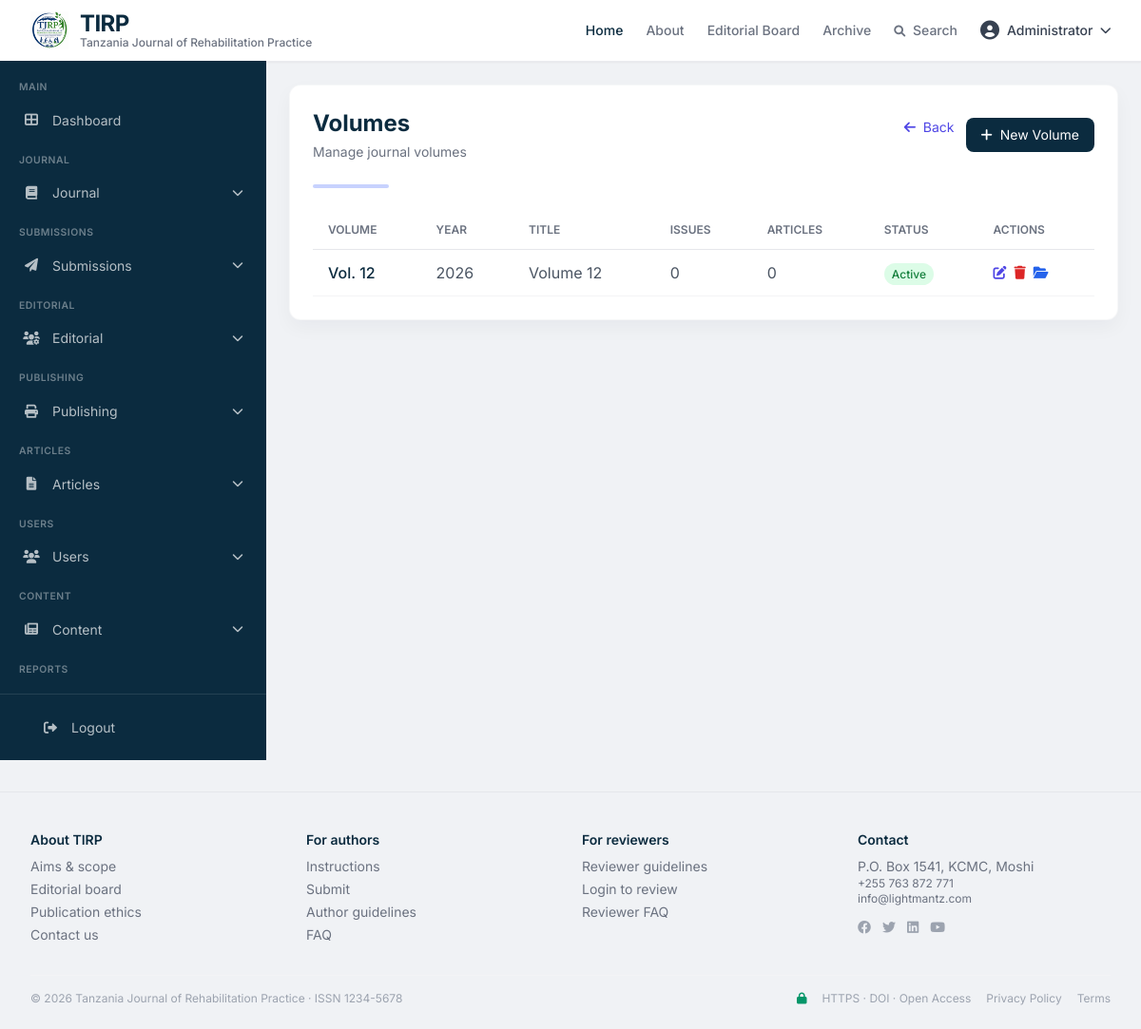
Page /admin?action=volumes (signed in) on the committed database.
### tables this page shows
CREATE TABLE users (
    id INT PRIMARY KEY AUTO_INCREMENT,
    email VARCHAR(255) UNIQUE NOT NULL,
    password_hash VARCHAR(255) NOT NULL,
    full_name VARCHAR(255) NOT NULL,
    role ENUM('admin', 'editor', 'reviewer', 'author', 'reader') DEFAULT 'reader',
    institution VARCHAR(255),
    country VARCHAR(100),
    orcid_id VARCHAR(50),
    bio TEXT,
    avatar VARCHAR(255),
    email_verified BOOLEAN DEFAULT FALSE,
    is_active BOOLEAN DEFAULT TRUE,
    created_at TIMESTAMP DEFAULT CURRENT_TIMESTAMP,
    updated_at TIMESTAMP DEFAULT CURRENT_TIMESTAMP ON UPDATE CURRENT_TIMESTAMP,
    last_login TIMESTAMP NULL,
    remember_token VARCHAR(100),
    INDEX idx_email (email),
    INDEX idx_role (role)
);

CREATE TABLE volumes (
    id INT PRIMARY KEY AUTO_INCREMENT,
    volume_number INT NOT NULL,
    year INT NOT NULL,
    title VARCHAR(255),
    description TEXT,
    cover_image VARCHAR(255),
    is_active BOOLEAN DEFAULT TRUE,
    created_at TIMESTAMP DEFAULT CURRENT_TIMESTAMP,
    updated_at TIMESTAMP DEFAULT CURRENT_TIMESTAMP ON UPDATE CURRENT_TIMESTAMP,
    UNIQUE KEY unique_volume_year (volume_number, year),
    INDEX idx_volume (volume_number),
    INDEX idx_year (year)
);

CREATE TABLE settings (
    id INT PRIMARY KEY AUTO_INCREMENT,
    setting_key VARCHAR(100) UNIQUE NOT NULL,
    setting_value TEXT,
    setting_group VARCHAR(50) DEFAULT 'general',
    description TEXT,
    created_at TIMESTAMP DEFAULT CURRENT_TIMESTAMP,
    updated_at TIMESTAMP DEFAULT CURRENT_TIMESTAMP ON UPDATE CURRENT_TIMESTAMP,
    INDEX idx_key (setting_key)
);

### includes/functions.php (called while the page is built, shortened)
<?php
function getDB() {
    static $db = null;
    if ($db === null) {
        $configFile = __DIR__ . '/../config/database.php';
        try {
            if (file_exists($configFile)) {
                $config = require_once $configFile;
                $dsn = "mysql:host={$config['host']};dbname={$config['database']};charset={$config['charset']}";
                $db = new PDO($dsn, $config['username'], $config['password'], $config['options'] ?? []);
            } else {
                $dsn = "mysql:host=localhost;dbname=tirp;charset=utf8mb4";
                $db = new PDO($dsn, 'root', '');
                $db->setAttribute(PDO::ATTR_ERRMODE, PDO::ERRMODE_EXCEPTION);
                $db->setAttribute(PDO::ATTR_DEFAULT_FETCH_MODE, PDO::FETCH_ASSOC);
            }
        } catch (PDOException $e) {
            die("Database connection failed: " . $e->getMessage());
        }
    }
    return $db;
}
function isLoggedIn() {
    return isset($_SESSION['user_id']) && !empty($_SESSION['user_id']);
}
function getSetting($key) {
    try {
        $db = getDB();
        $stmt = $db->prepare("SELECT setting_value FROM settings WHERE setting_key = ?");
        $stmt->execute([$key]);
        $result = $stmt->fetch();
        if ($result) {
            return $result['setting_value'];
        }
    } catch (PDOException $e) {
    }
    $settings = [
        'journal_issn' => '9877-476533',
        'journal_title' => 'Tanzania Journal of Rehabilitation Practice',
        'contact_email' => 'info@lightmantz.com',
        'contact_phone' => '+255 763 872 771',
        'contact_address' => 'P.O. Box 1541, KCMC, Moshi'
    ];
    return isset($settings[$key]) ? $settings[$key] : null;
}
function getVolumes() {
    $db = getDB();
    $stmt = $db->query("SELECT * FROM volumes ORDER BY volume_number DESC");
    return $stmt->fetchAll();
}
?>

### includes/auth.php (called while the page is built, shortened)
<?php
function getCurrentUser() {
    $userId = $_SESSION['user_id'];
    $db = getDB();
    $stmt = $db->prepare("SELECT * FROM users WHERE id = ? AND is_active = 1");
    $stmt->execute([$userId]);
    $user = $stmt->fetch();
    if ($user) {
        return $user;
    }
    return null;
}
?>

### modules/admin/pages/volumes.php (the view, shortened to what this page needs)
<?php
$volumes = getVolumes();
?>
<div class="bg-white rounded-xl shadow-card p-6 border border-gray-100/70">
    <div class="flex items-center justify-between mb-6">
        <div>
            <h2 class="text-2xl font-bold text-[#0b2b3f]">Volumes</h2>
            <p class="text-gray-500 text-sm mt-1">Manage journal volumes</p>
        </div>
        <div class="flex gap-3">
            <a href="/jms/admin" class="text-indigo-600 hover:text-indigo-800 text-sm">
                <i class="fas fa-arrow-left mr-1"></i> Back
            </a>
            <button onclick="openCreateModal()" class="bg-[#0b2b3f] text-white px-4 py-2 rounded-lg hover:bg-[#123a4f] transition text-sm">
                <i class="fas fa-plus mr-1"></i> New Volume
            </button>
        </div>
    </div>
    <div class="h-1 w-20 bg-indigo-200 rounded-full mb-6"></div>
    <?php if (empty($volumes)): ?>
        <div class="text-center py-12">
            <i class="fas fa-layer-group text-5xl text-gray-300 mb-4"></i>
            <p class="text-gray-500">No volumes created yet.</p>
            <button onclick="openCreateModal()" class="mt-3 bg-[#0b2b3f] text-white px-6 py-2 rounded-lg hover:bg-[#123a4f] transition">
                <i class="fas fa-plus mr-2"></i> Create First Volume
            </button>
        </div>
    <?php else: ?>
        <div class="overflow-x-auto">
            <table class="w-full">
                <thead>
                    <tr class="border-b border-gray-200">
                        <th class="text-left py-3 px-4 text-xs font-semibold text-gray-500 uppercase">Volume</th>
                        <th class="text-left py-3 px-4 text-xs font-semibold text-gray-500 uppercase">Year</th>
                        <th class="text-left py-3 px-4 text-xs font-semibold text-gray-500 uppercase">Title</th>
                        <th class="text-left py-3 px-4 text-xs font-semibold text-gray-500 uppercase">Issues</th>
                        <th class="text-left py-3 px-4 text-xs font-semibold text-gray-500 uppercase">Articles</th>
                        <th class="text-left py-3 px-4 text-xs font-semibold text-gray-500 uppercase">Status</th>
                        <th class="text-left py-3 px-4 text-xs font-semibold text-gray-500 uppercase">Actions</th>
                    </tr>
                </thead>
                <tbody>
                    <?php foreach ($volumes as $volume): ?>
                    <tr class="border-b border-gray-100 hover:bg-gray-50 transition">
                        <td class="py-3 px-4 font-medium text-[#0b2b3f]">Vol. <?= $volume['volume_number'] ?></td>
                        <td class="py-3 px-4 text-gray-600"><?= $volume['year'] ?></td>
                        <td class="py-3 px-4 text-gray-600"><?= htmlspecialchars($volume['title'] ?? '-') ?></td>
                        <td class="py-3 px-4 text-gray-600"><?= $volume['issue_count'] ?? 0 ?></td>
                        <td class="py-3 px-4 text-gray-600"><?= $volume['article_count'] ?? 0 ?></td>
                        <td class="py-3 px-4">
                            <span class="px-2 py-1 rounded-full text-xs font-medium <?= $volume['is_active'] ? 'bg-green-100 text-green-700' : 'bg-gray-100 text-gray-600' ?>">
                                <?= $volume['is_active'] ? 'Active' : 'Inactive' ?>
                            </span>
                        </td>
                        <td class="py-3 px-4">
                            <div class="flex gap-2">
                                <button onclick="openEditModal(<?= htmlspecialchars(json_encode($volume)) ?>)"
                                        class="text-indigo-600 hover:text-indigo-800 text-sm">
                                    <i class="fas fa-edit"></i>
                                </button>
                                <button onclick="deleteVolume(<?= $volume['id'] ?>)"
                                        class="text-red-600 hover:text-red-800 text-sm">
                                    <i class="fas fa-trash"></i>
                                </button>
                                <a href="/jms/admin?action=issues&volume_id=<?= $volume['id'] ?>"
                                   class="text-blue-600 hover:text-blue-800 text-sm">
                                    <i class="fas fa-folder-open"></i>
                                </a>
                            </div>
                        </td>
                    </tr>
                    <?php endforeach; ?>
                </tbody>
            </table>
        </div>
    <?php endif; ?>
</div>

### includes/header.php (shortened to what this page needs)
<?php
$currentUser = getCurrentUser();
?>
<header class="bg-white border-b border-gray-200/80 sticky top-0 z-30 shadow-sm">
    <div class="max-w-7xl mx-auto px-4 sm:px-6 lg:px-8 flex items-center justify-between h-16">
        <div class="flex items-center gap-2">
            <a href="<?= SITE_URL ?>?page=home" class="flex items-center gap-3">
                <img src="<?= SITE_URL ?>resources/images/tjr.png" alt="TIRP Logo" class="h-10 w-auto object-contain">
                <div class="flex flex-col">
                    <span class="text-2xl font-bold text-[#0b2b3f] tracking-tight leading-none">TIRP</span>
                    <span class="hidden sm:inline text-xs font-medium text-gray-500 leading-tight">Tanzania Journal of Rehabilitation Practice</span>
                </div>
            </a>
        </div>
        <nav class="flex items-center gap-6 text-sm font-medium">
            <a href="<?= SITE_URL ?>?page=home" class="text-[#0b2b3f] hover:text-indigo-700 transition">Home</a>
            <a href="<?= SITE_URL ?>?page=about" class="text-gray-500 hover:text-[#0b2b3f] transition">About</a>
            <a href="<?= SITE_URL ?>?page=editorial" class="text-gray-500 hover:text-[#0b2b3f] transition">Editorial Board</a>
            <a href="<?= SITE_URL ?>?page=archive" class="text-gray-500 hover:text-[#0b2b3f] transition">Archive</a>
            <a href="<?= SITE_URL ?>?page=search" class="text-gray-500 hover:text-[#0b2b3f] transition"><i class="fas fa-search mr-1 text-xs"></i> Search</a>
            <?php if (isLoggedIn()): ?>
                <div class="relative group">
                    <button class="flex items-center gap-2 text-gray-700 hover:text-[#0b2b3f]">
                        <i class="fas fa-user-circle text-xl"></i>
                        <span><?= htmlspecialchars($currentUser['full_name']) ?></span>
                        <i class="fas fa-chevron-down text-xs"></i>
                    </button>
                </div>
            <?php else: ?>
                <a href="<?= SITE_URL ?>?page=login" class="text-gray-500 hover:text-[#0b2b3f] transition">Login</a>
                <a href="<?= SITE_URL ?>?page=register" class="bg-[#0b2b3f] text-white px-4 py-2 rounded-lg text-sm font-semibold hover:bg-[#123a4f] transition shadow-sm">Register</a>
            <?php endif; ?>
        </nav>
    </div>
</header>

### includes/footer.php (shortened to what this page needs)
<footer class="max-w-7xl mx-auto px-4 sm:px-6 lg:px-8 border-t border-gray-200 pt-10 pb-6 text-sm text-gray-500 mt-8">
    <div class="grid grid-cols-2 md:grid-cols-4 gap-6">
        <div>
            <h5 class="font-semibold text-[#0b2b3f]">About TIRP</h5>
            <ul class="mt-2 space-y-1">
                <li><a href="<?= SITE_URL ?>?page=about" class="hover:text-[#0b2b3f] transition-colors">Aims & scope</a></li>
                <li><a href="<?= SITE_URL ?>?page=editorial" class="hover:text-[#0b2b3f] transition-colors">Editorial board</a></li>
                <li><a href="<?= SITE_URL ?>?page=publication-ethics" class="hover:text-[#0b2b3f] transition-colors">Publication ethics</a></li>
                <li><a href="<?= SITE_URL ?>?page=contact" class="hover:text-[#0b2b3f] transition-colors">Contact us</a></li>
            </ul>
        </div>
        <div>
            <h5 class="font-semibold text-[#0b2b3f]">For authors</h5>
            <ul class="mt-2 space-y-1">
                <li><a href="<?= SITE_URL ?>?page=author-guidelines" class="hover:text-[#0b2b3f] transition-colors">Instructions</a></li>
                <li><a href="<?= SITE_URL ?>?page=submit" class="hover:text-[#0b2b3f] transition-colors">Submit</a></li>
                <li><a href="<?= SITE_URL ?>?page=author-guidelines" class="hover:text-[#0b2b3f] transition-colors">Author guidelines</a></li>
                <li><a href="<?= SITE_URL ?>?page=faq" class="hover:text-[#0b2b3f] transition-colors">FAQ</a></li>
            </ul>
        </div>
        <div>
            <h5 class="font-semibold text-[#0b2b3f]">For reviewers</h5>
            <ul class="mt-2 space-y-1">
                <li><a href="<?= SITE_URL ?>?page=reviewer-guidelines" class="hover:text-[#0b2b3f] transition-colors">Reviewer guidelines</a></li>
                <li><a href="<?= SITE_URL ?>?page=login" class="hover:text-[#0b2b3f] transition-colors">Login to review</a></li>
                <li><a href="<?= SITE_URL ?>?page=reviewer-faq" class="hover:text-[#0b2b3f] transition-colors">Reviewer FAQ</a></li>
            </ul>
        </div>
        <div>
            <h5 class="font-semibold text-[#0b2b3f]">Contact</h5>
            <p class="mt-2">P.O. Box 1541, KCMC, Moshi</p>
            <p class="text-xs">+255 763 872 771</p>
            <p class="text-xs">info@lightmantz.com</p>
            <div class="mt-3 flex gap-3">
                <a href="#" class="text-gray-400 hover:text-[#0b2b3f] transition-colors"><i class="fab fa-facebook"></i></a>
                <a href="#" class="text-gray-400 hover:text-[#0b2b3f] transition-colors"><i class="fab fa-twitter"></i></a>
                <a href="#" class="text-gray-400 hover:text-[#0b2b3f] transition-colors"><i class="fab fa-linkedin"></i></a>
                <a href="#" class="text-gray-400 hover:text-[#0b2b3f] transition-colors"><i class="fab fa-youtube"></i></a>
            </div>
        </div>
    </div>
    <div class="mt-8 pt-4 border-t border-gray-100 flex flex-col md:flex-row justify-between items-center gap-2 text-xs text-gray-400">
        <span>&copy; 2026 Tanzania Journal of Rehabilitation Practice · ISSN <?= function_exists('getSetting') ? getSetting('journal_issn') : '1234-5678' ?></span>
        <span class="flex items-center gap-4">
            <i class="fas fa-lock text-emerald-600"></i> HTTPS · DOI · Open Access
            <a href="<?= SITE_URL ?>?page=privacy-policy" class="hover:text-[#0b2b3f] transition-colors">Privacy Policy</a>
            <a href="<?= SITE_URL ?>?page=terms" class="hover:text-[#0b2b3f] transition-colors">Terms</a>
        </span>
    </div>
</footer>
</body>
</html>

### modules/admin/index.php (style rules this page uses)
body { font-family: 'Inter', sans-serif; background: #f0f2f5; }
.shadow-card { box-shadow: 0 8px 20px rgba(0,20,40,0.04); }
.fa-chevron-down, .fa-chevron-up { transition: transform 0.3s ease; margin-left: auto; font-size: 0.7rem; }

### rows in the picture
users: full_name "Administrator"
volumes: volume_number "12", year "2026", title "Volume 12", issue_count "0", article_count "0", is_active "Active"
settings: setting_value "1234-5678"
